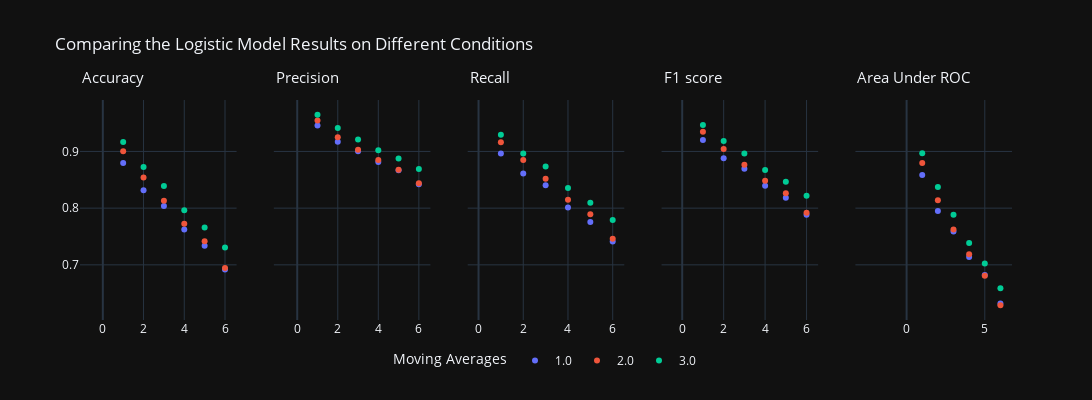
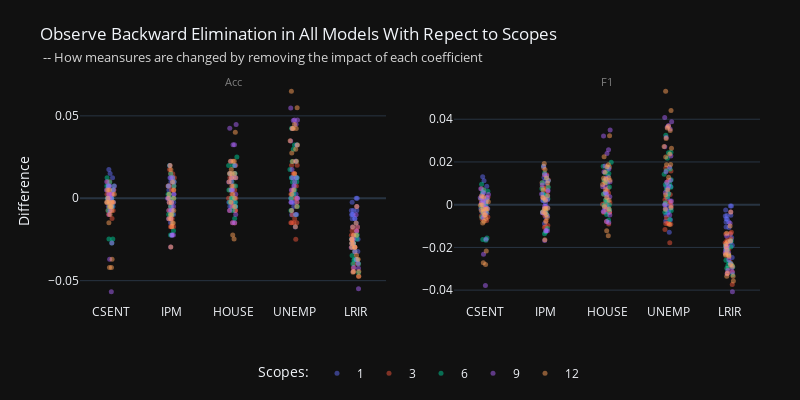
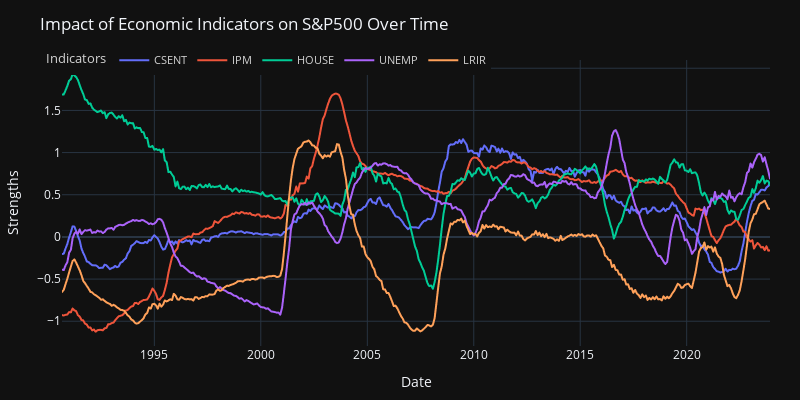

Write notebook code for charts like these, in order.
### Markdown cell above
### Logistic Regression

### Code cell
# comparing model performance & backward elimination test
fig2_1, fig2_2, fig2_3 = PA.model_learning(model='LogR', scopes=[1,3,6,9,12], alpha_=0.1)

horizon_plots(fig2_1, 'Logistic Model', shared_yaxes=True).show()
fig2_2.show()
fig2_3.show()

### Figure 1 — Plotly figure (JSON) as saved in the notebook; plotly's stock layout.template omitted (floating-point values rounded to 4 significant figures)
{"data": [{"hovertemplate": "MA=1.0<br>FP=%{x}<br>ACC=%{y}<extra></extra>", "legendgroup": "1.0", "marker": {"color": "#636efa", "symbol": "circle"}, "mode": "markers", "name": "1.0", "orientation": "v", "showlegend": true, "type": "scatter", "x": [1, 2, 3, 4, 5, 6], "xaxis": "x", "y": [0.8795, 0.8317, 0.804, 0.7622, 0.7337, 0.692], "yaxis": "y"}, {"hovertemplate": "MA=2.0<br>FP=%{x}<br>ACC=%{y}<extra></extra>", "legendgroup": "2.0", "marker": {"color": "#EF553B", "symbol": "circle"}, "mode": "markers", "name": "2.0", "orientation": "v", "showlegend": true, "type": "scatter", "x": [1, 2, 3, 4, 5, 6], "xaxis": "x", "y": [0.9002, 0.854, 0.8129, 0.7726, 0.7416, 0.6945], "yaxis": "y"}, {"hovertemplate": "MA=3.0<br>FP=%{x}<br>ACC=%{y}<extra></extra>", "legendgroup": "3.0", "marker": {"color": "#00cc96", "symbol": "circle"}, "mode": "markers", "name": "3.0", "orientation": "v", "showlegend": true, "type": "scatter", "x": [1, 2, 3, 4, 5, 6], "xaxis": "x", "y": [0.9165, 0.8728, 0.8392, 0.7965, 0.7661, 0.7305], "yaxis": "y"}, {"hovertemplate": "MA=1.0<br>FP=%{x}<br>PRE=%{y}<extra></extra>", "legendgroup": "1.0", "marker": {"color": "#636efa", "symbol": "circle"}, "mode": "markers", "name": "1.0", "orientation": "v", "showlegend": false, "type": "scatter", "x": [1, 2, 3, 4, 5, 6], "xaxis": "x2", "y": [0.9457, 0.9172, 0.9005, 0.8813, 0.8667, 0.8422], "yaxis": "y2"}, {"hovertemplate": "MA=2.0<br>FP=%{x}<br>PRE=%{y}<extra></extra>", "legendgroup": "2.0", "marker": {"color": "#EF553B", "symbol": "circle"}, "mode": "markers", "name": "2.0", "orientation": "v", "showlegend": false, "type": "scatter", "x": [1, 2, 3, 4, 5, 6], "xaxis": "x2", "y": [0.9546, 0.9251, 0.9029, 0.8849, 0.8676, 0.8438], "yaxis": "y2"}, {"hovertemplate": "MA=3.0<br>FP=%{x}<br>PRE=%{y}<extra></extra>", "legendgroup": "3.0", "marker": {"color": "#00cc96", "symbol": "circle"}, "mode": "markers", "name": "3.0", "orientation": "v", "showlegend": false, "type": "scatter", "x": [1, 2, 3, 4, 5, 6], "xaxis": "x2", "y": [0.9647, 0.9413, 0.9212, 0.9022, 0.8874, 0.869], "yaxis": "y2"}, {"hovertemplate": "MA=1.0<br>FP=%{x}<br>REC=%{y}<extra></extra>", "legendgroup": "1.0", "marker": {"color": "#636efa", "symbol": "circle"}, "mode": "markers", "name": "1.0", "orientation": "v", "showlegend": false, "type": "scatter", "x": [1, 2, 3, 4, 5, 6], "xaxis": "x3", "y": [0.8965, 0.8611, 0.8403, 0.8013, 0.7756, 0.7413], "yaxis": "y3"}, {"hovertemplate": "MA=2.0<br>FP=%{x}<br>REC=%{y}<extra></extra>", "legendgroup": "2.0", "marker": {"color": "#EF553B", "symbol": "circle"}, "mode": "markers", "name": "2.0", "orientation": "v", "showlegend": false, "type": "scatter", "x": [1, 2, 3, 4, 5, 6], "xaxis": "x3", "y": [0.9161, 0.8848, 0.8521, 0.8146, 0.7891, 0.7462], "yaxis": "y3"}, {"hovertemplate": "MA=3.0<br>FP=%{x}<br>REC=%{y}<extra></extra>", "legendgroup": "3.0", "marker": {"color": "#00cc96", "symbol": "circle"}, "mode": "markers", "name": "3.0", "orientation": "v", "showlegend": false, "type": "scatter", "x": [1, 2, 3, 4, 5, 6], "xaxis": "x3", "y": [0.9296, 0.8966, 0.8733, 0.8355, 0.8094, 0.7793], "yaxis": "y3"}, {"hovertemplate": "MA=1.0<br>FP=%{x}<br>F1=%{y}<extra></extra>", "legendgroup": "1.0", "marker": {"color": "#636efa", "symbol": "circle"}, "mode": "markers", "name": "1.0", "orientation": "v", "showlegend": false, "type": "scatter", "x": [1, 2, 3, 4, 5, 6], "xaxis": "x4", "y": [0.9203, 0.8882, 0.8693, 0.8393, 0.8185, 0.7884], "yaxis": "y4"}, {"hovertemplate": "MA=2.0<br>FP=%{x}<br>F1=%{y}<extra></extra>", "legendgroup": "2.0", "marker": {"color": "#EF553B", "symbol": "circle"}, "mode": "markers", "name": "2.0", "orientation": "v", "showlegend": false, "type": "scatter", "x": [1, 2, 3, 4, 5, 6], "xaxis": "x4", "y": [0.9349, 0.9045, 0.8767, 0.8482, 0.8265, 0.7919], "yaxis": "y4"}, {"hovertemplate": "MA=3.0<br>FP=%{x}<br>F1=%{y}<extra></extra>", "legendgroup": "3.0", "marker": {"color": "#00cc96", "symbol": "circle"}, "mode": "markers", "name": "3.0", "orientation": "v", "showlegend": false, "type": "scatter", "x": [1, 2, 3, 4, 5, 6], "xaxis": "x4", "y": [0.9468, 0.9184, 0.8966, 0.8675, 0.8465, 0.8217], "yaxis": "y4"}, {"hovertemplate": "MA=1.0<br>FP=%{x}<br>AUC=%{y}<extra></extra>", "legendgroup": "1.0", "marker": {"color": "#636efa", "symbol": "circle"}, "mode": "markers", "name": "1.0", "orientation": "v", "showlegend": false, "type": "scatter", "x": [1, 2, 3, 4, 5, 6], "xaxis": "x5", "y": [0.8583, 0.795, 0.759, 0.714, 0.6822, 0.6318], "yaxis": "y5"}, {"hovertemplate": "MA=2.0<br>FP=%{x}<br>AUC=%{y}<extra></extra>", "legendgroup": "2.0", "marker": {"color": "#EF553B", "symbol": "circle"}, "mode": "markers", "name": "2.0", "orientation": "v", "showlegend": false, "type": "scatter", "x": [1, 2, 3, 4, 5, 6], "xaxis": "x5", "y": [0.8796, 0.814, 0.7624, 0.7187, 0.6809, 0.6288], "yaxis": "y5"}, {"hovertemplate": "MA=3.0<br>FP=%{x}<br>AUC=%{y}<extra></extra>", "legendgroup": "3.0", "marker": {"color": "#00cc96", "symbol": "circle"}, "mode": "markers", "name": "3.0", "orientation": "v", "showlegend": false, "type": "scatter", "x": [1, 2, 3, 4, 5, 6], "xaxis": "x5", "y": [0.8969, 0.8372, 0.7885, 0.7387, 0.7022, 0.6588], "yaxis": "y5"}], "layout": {"annotations": [{"font": {"size": 15}, "showarrow": false, "text": "Accuracy", "x": 0.5, "xanchor": "center", "xref": "x", "y": 1.05, "yanchor": "bottom", "yref": "paper"}, {"font": {"size": 15}, "showarrow": false, "text": "Precision", "x": 0.5, "xanchor": "center", "xref": "x2", "y": 1.05, "yanchor": "bottom", "yref": "paper"}, {"font": {"size": 15}, "showarrow": false, "text": "Recall", "x": 0.5, "xanchor": "center", "xref": "x3", "y": 1.05, "yanchor": "bottom", "yref": "paper"}, {"font": {"size": 15}, "showarrow": false, "text": "F1 score", "x": 0.5, "xanchor": "center", "xref": "x4", "y": 1.05, "yanchor": "bottom", "yref": "paper"}, {"font": {"size": 15}, "showarrow": false, "text": "Area Under ROC", "x": 0.5, "xanchor": "center", "xref": "x5", "y": 1.05, "yanchor": "bottom", "yref": "paper"}], "height": 400, "legend": {"orientation": "h", "title": {"text": "Moving Averages"}, "x": 0.5, "xanchor": "center", "y": -0.25, "yanchor": "bottom"}, "title": {"text": "Comparing the Logistic Model Results on Different Conditions"}, "width": 1550, "xaxis": {"anchor": "y", "domain": [0, 0.168]}, "xaxis2": {"anchor": "y2", "domain": [0.208, 0.376]}, "xaxis3": {"anchor": "y3", "domain": [0.416, 0.584]}, "xaxis4": {"anchor": "y4", "domain": [0.624, 0.792]}, "xaxis5": {"anchor": "y5", "domain": [0.832, 1]}, "yaxis": {"anchor": "x", "domain": [0, 1]}, "yaxis2": {"anchor": "x2", "domain": [0, 1], "matches": "y", "showticklabels": false}, "yaxis3": {"anchor": "x3", "domain": [0, 1], "matches": "y", "showticklabels": false}, "yaxis4": {"anchor": "x4", "domain": [0, 1], "matches": "y", "showticklabels": false}, "yaxis5": {"anchor": "x5", "domain": [0, 1], "matches": "y", "showticklabels": false}}}

### Figure 2 — Plotly figure (JSON) as saved in the notebook; plotly's stock layout.template omitted (floating-point values rounded to 4 significant figures)
{"data": [{"alignmentgroup": "True", "boxpoints": "all", "fillcolor": "rgba(255,255,255,0)", "hoveron": "points", "hovertemplate": "sc=1<br>theta=%{x}<br>diff=%{y}<extra></extra>", "legendgroup": "1", "line": {"color": "rgba(255,255,255,0)"}, "marker": {"color": "#636efa", "opacity": 0.5, "size": 5}, "name": "1", "offsetgroup": "1", "orientation": "v", "pointpos": 0, "showlegend": true, "type": "box", "x": ["CSENT", "IPM", "HOUSE", "UNEMP", "LRIR", "CSENT", "IPM", "HOUSE", "UNEMP", "LRIR", "CSENT", "IPM", "HOUSE", "UNEMP", "LRIR", "CSENT", "IPM", "HOUSE", "UNEMP", "LRIR", "CSENT", "IPM", "HOUSE", "UNEMP", "LRIR", "CSENT", "IPM", "HOUSE", "UNEMP", "LRIR", "CSENT", "IPM", "HOUSE", "UNEMP", "LRIR", "CSENT", "IPM", "HOUSE", "UNEMP", "LRIR", "CSENT", "IPM", "HOUSE", "UNEMP", "LRIR", "CSENT", "IPM", "HOUSE", "UNEMP", "LRIR", "CSENT", "IPM", "HOUSE", "UNEMP", "LRIR", "CSENT", "IPM", "HOUSE", "UNEMP", "LRIR", "CSENT", "IPM", "HOUSE", "UNEMP", "LRIR", "CSENT", "IPM", "HOUSE", "UNEMP", "LRIR", "CSENT", "IPM", "HOUSE", "UNEMP", "LRIR", "CSENT", "IPM", "HOUSE", "UNEMP", "LRIR", "CSENT", "IPM", "HOUSE", "UNEMP", "LRIR", "CSENT", "IPM", "HOUSE", "UNEMP", "LRIR"], "x0": " ", "xaxis": "x", "y": [0.004938, -0.007407, -0.004938, -0.002469, -0.007407, 0, -0.007426, -0.00495, -0.009901, -0.007426, -0.004963, -0.004963, -0.002481, 0.004963, 0, 0.007463, 0, 0.007463, -0.002488, -0.03234, 0, 0, -0.004988, 0.01247, -0.01247, 0.015, 0.0125, 0.0125, 0.0025, -0.0175, 0.002469, -0.004938, -0.004938, 0, -0.009877, -0.002475, -0.009901, -0.00495, -0.002475, -0.009901, -0.002481, -0.009926, -0.004963, 0.007444, 0, 0.01244, 0.007463, 0, -0.01741, -0.02488, -0.002494, 0.002494, -0.007481, -0.002494, -0.01247, 0.0175, 0.01, 0.015, 0.0125, -0.015, -0.002469, -0.002469, -0.002469, -0.007407, -0.01235, 0.002475, -0.01485, -0.002475, 0, -0.007426, 0, -0.007444, 0, 0.002481, -0.002481, 0.002488, 0.004975, 0.004975, -0.004975, -0.00995, -0.004988, -0.002494, -0.002494, -0.009975, -0.02244, 0.0075, 0.01, 0.0125, 0, -0.0275], "y0": " ", "yaxis": "y"}, {"alignmentgroup": "True", "boxpoints": "all", "fillcolor": "rgba(255,255,255,0)", "hoveron": "points", "hovertemplate": "sc=1<br>theta=%{x}<br>diff=%{y}<extra></extra>", "legendgroup": "1", "line": {"color": "rgba(255,255,255,0)"}, "marker": {"color": "#636efa", "opacity": 0.5, "size": 5}, "name": "1", "offsetgroup": "1", "orientation": "v", "pointpos": 0, "showlegend": false, "type": "box", "x": ["CSENT", "IPM", "HOUSE", "UNEMP", "LRIR", "CSENT", "IPM", "HOUSE", "UNEMP", "LRIR", "CSENT", "IPM", "HOUSE", "UNEMP", "LRIR", "CSENT", "IPM", "HOUSE", "UNEMP", "LRIR", "CSENT", "IPM", "HOUSE", "UNEMP", "LRIR", "CSENT", "IPM", "HOUSE", "UNEMP", "LRIR", "CSENT", "IPM", "HOUSE", "UNEMP", "LRIR", "CSENT", "IPM", "HOUSE", "UNEMP", "LRIR", "CSENT", "IPM", "HOUSE", "UNEMP", "LRIR", "CSENT", "IPM", "HOUSE", "UNEMP", "LRIR", "CSENT", "IPM", "HOUSE", "UNEMP", "LRIR", "CSENT", "IPM", "HOUSE", "UNEMP", "LRIR", "CSENT", "IPM", "HOUSE", "UNEMP", "LRIR", "CSENT", "IPM", "HOUSE", "UNEMP", "LRIR", "CSENT", "IPM", "HOUSE", "UNEMP", "LRIR", "CSENT", "IPM", "HOUSE", "UNEMP", "LRIR", "CSENT", "IPM", "HOUSE", "UNEMP", "LRIR", "CSENT", "IPM", "HOUSE", "UNEMP", "LRIR"], "x0": " ", "xaxis": "x2", "y": [0.003358, -0.004708, -0.00338, -0.001687, -0.005078, 0, -0.004122, -0.003231, -0.007061, -0.005287, -0.003597, -0.001895, -0.001457, 0.002928, -0.0006706, 0.005558, 0.002109, 0.006772, -0.003185, -0.02473, -0.0004794, 0.001886, -0.001404, 0.008558, -0.01064, 0.01124, 0.0127, 0.01044, 0.0001424, -0.01544, 0.001645, -0.003044, -0.003306, 0, -0.006633, -0.001708, -0.005715, -0.002981, -0.001708, -0.006864, -0.001767, -0.005205, -0.002619, 0.005267, -0.0005989, 0.008681, 0.006849, 0.001859, -0.01289, -0.01895, -0.001883, 0.004073, -0.003333, -0.002345, -0.01046, 0.01309, 0.01112, 0.01332, 0.008655, -0.01386, -0.001608, -0.001387, -0.001608, -0.00484, -0.008092, 0.001653, -0.008764, -0.001472, 0.0001807, -0.00499, 0, -0.003543, 0.0002538, 0.001704, -0.002498, 0.001433, 0.004995, 0.004398, -0.003841, -0.00808, -0.004004, 0.0008331, -0.0002821, -0.007651, -0.01732, 0.004665, 0.01005, 0.011, -0.0004752, -0.0226], "y0": " ", "yaxis": "y2"}, {"alignmentgroup": "True", "boxpoints": "all", "fillcolor": "rgba(255,255,255,0)", "hoveron": "points", "hovertemplate": "sc=3<br>theta=%{x}<br>diff=%{y}<extra></extra>", "legendgroup": "3", "line": {"color": "rgba(255,255,255,0)"}, "marker": {"color": "#EF553B", "opacity": 0.5, "size": 5}, "name": "3", "offsetgroup": "3", "orientation": "v", "pointpos": 0, "showlegend": true, "type": "box", "x": ["CSENT", "IPM", "HOUSE", "UNEMP", "LRIR", "CSENT", "IPM", "HOUSE", "UNEMP", "LRIR", "CSENT", "IPM", "HOUSE", "UNEMP", "LRIR", "CSENT", "IPM", "HOUSE", "UNEMP", "LRIR", "CSENT", "IPM", "HOUSE", "UNEMP", "LRIR", "CSENT", "IPM", "HOUSE", "UNEMP", "LRIR", "CSENT", "IPM", "HOUSE", "UNEMP", "LRIR", "CSENT", "IPM", "HOUSE", "UNEMP", "LRIR", "CSENT", "IPM", "HOUSE", "UNEMP", "LRIR", "CSENT", "IPM", "HOUSE", "UNEMP", "LRIR", "CSENT", "IPM", "HOUSE", "UNEMP", "LRIR", "CSENT", "IPM", "HOUSE", "UNEMP", "LRIR", "CSENT", "IPM", "HOUSE", "UNEMP", "LRIR", "CSENT", "IPM", "HOUSE", "UNEMP", "LRIR", "CSENT", "IPM", "HOUSE", "UNEMP", "LRIR", "CSENT", "IPM", "HOUSE", "UNEMP", "LRIR", "CSENT", "IPM", "HOUSE", "UNEMP", "LRIR", "CSENT", "IPM", "HOUSE", "UNEMP", "LRIR"], "x0": " ", "xaxis": "x", "y": [0.002469, -0.01235, 0.002469, 0.004938, -0.01975, 0.002475, -0.01733, 0.007426, -0.01485, -0.02723, -0.002481, 0.01241, -0.01489, -0.02481, -0.0397, 0.00995, 0.01493, -0.004975, -0.01493, -0.0199, 0, 0.007481, -0.007481, -0.01247, -0.04738, 0.005, 0.0175, 0.005, 0.0075, -0.0225, -0.007407, -0.004938, 0, 0.002469, -0.01975, -0.007426, -0.01733, -0.002475, -0.01485, -0.03713, 0.002481, 0.004963, -0.007444, -0.01489, -0.03226, 0, 0.004975, -0.007463, 0, -0.04229, -0.007481, -0.01247, -0.01496, -0.009975, -0.0399, 0.01, 0.0075, 0.005, 0.02, -0.0175, -0.01235, -0.007407, 0, 0, -0.02963, -0.009901, -0.01733, 0, 0, -0.02228, -0.002481, -0.007444, 0.007444, -0.002481, -0.02978, -0.002488, 0.007463, 0.004975, 0.01493, -0.03731, 0.004988, 0.007481, 0.01247, 0.01496, -0.02743, 0.0025, 0.015, 0.02, 0.02, -0.025], "y0": " ", "yaxis": "y"}, {"alignmentgroup": "True", "boxpoints": "all", "fillcolor": "rgba(255,255,255,0)", "hoveron": "points", "hovertemplate": "sc=3<br>theta=%{x}<br>diff=%{y}<extra></extra>", "legendgroup": "3", "line": {"color": "rgba(255,255,255,0)"}, "marker": {"color": "#EF553B", "opacity": 0.5, "size": 5}, "name": "3", "offsetgroup": "3", "orientation": "v", "pointpos": 0, "showlegend": false, "type": "box", "x": ["CSENT", "IPM", "HOUSE", "UNEMP", "LRIR", "CSENT", "IPM", "HOUSE", "UNEMP", "LRIR", "CSENT", "IPM", "HOUSE", "UNEMP", "LRIR", "CSENT", "IPM", "HOUSE", "UNEMP", "LRIR", "CSENT", "IPM", "HOUSE", "UNEMP", "LRIR", "CSENT", "IPM", "HOUSE", "UNEMP", "LRIR", "CSENT", "IPM", "HOUSE", "UNEMP", "LRIR", "CSENT", "IPM", "HOUSE", "UNEMP", "LRIR", "CSENT", "IPM", "HOUSE", "UNEMP", "LRIR", "CSENT", "IPM", "HOUSE", "UNEMP", "LRIR", "CSENT", "IPM", "HOUSE", "UNEMP", "LRIR", "CSENT", "IPM", "HOUSE", "UNEMP", "LRIR", "CSENT", "IPM", "HOUSE", "UNEMP", "LRIR", "CSENT", "IPM", "HOUSE", "UNEMP", "LRIR", "CSENT", "IPM", "HOUSE", "UNEMP", "LRIR", "CSENT", "IPM", "HOUSE", "UNEMP", "LRIR", "CSENT", "IPM", "HOUSE", "UNEMP", "LRIR", "CSENT", "IPM", "HOUSE", "UNEMP", "LRIR"], "x0": " ", "xaxis": "x2", "y": [0.002538, -0.007488, 0.002284, 0.003537, -0.01344, 0.001822, -0.01062, 0.006412, -0.009168, -0.02045, -0.003019, 0.01151, -0.009079, -0.01782, -0.02976, 0.0067, 0.01402, -0.002358, -0.01163, -0.01666, 0.0005612, 0.008032, -0.003646, -0.008771, -0.03738, 0.003425, 0.01727, 0.00541, 0.004805, -0.01801, -0.004548, -0.002209, 0.0007909, 0.002298, -0.01372, -0.005291, -0.01032, -0.0004312, -0.008863, -0.02698, 0.001134, 0.006101, -0.003678, -0.008697, -0.02432, -0.000436, 0.007416, -0.003415, 0.001291, -0.03225, -0.00576, -0.005008, -0.007907, -0.006142, -0.0314, 0.007425, 0.01031, 0.007752, 0.01714, -0.01294, -0.00743, -0.00379, 0.0001587, 0.0006289, -0.01981, -0.00657, -0.009695, 0.0008703, 0.001084, -0.016, -0.002303, -0.002622, 0.005936, -0.0006099, -0.02222, -0.002884, 0.007637, 0.004916, 0.01126, -0.02797, 0.003268, 0.008479, 0.01085, 0.01063, -0.02081, 0.001384, 0.01395, 0.01765, 0.01573, -0.01777], "y0": " ", "yaxis": "y2"}, {"alignmentgroup": "True", "boxpoints": "all", "fillcolor": "rgba(255,255,255,0)", "hoveron": "points", "hovertemplate": "sc=6<br>theta=%{x}<br>diff=%{y}<extra></extra>", "legendgroup": "6", "line": {"color": "rgba(255,255,255,0)"}, "marker": {"color": "#00cc96", "opacity": 0.5, "size": 5}, "name": "6", "offsetgroup": "6", "orientation": "v", "pointpos": 0, "showlegend": true, "type": "box", "x": ["CSENT", "IPM", "HOUSE", "UNEMP", "LRIR", "CSENT", "IPM", "HOUSE", "UNEMP", "LRIR", "CSENT", "IPM", "HOUSE", "UNEMP", "LRIR", "CSENT", "IPM", "HOUSE", "UNEMP", "LRIR", "CSENT", "IPM", "HOUSE", "UNEMP", "LRIR", "CSENT", "IPM", "HOUSE", "UNEMP", "LRIR", "CSENT", "IPM", "HOUSE", "UNEMP", "LRIR", "CSENT", "IPM", "HOUSE", "UNEMP", "LRIR", "CSENT", "IPM", "HOUSE", "UNEMP", "LRIR", "CSENT", "IPM", "HOUSE", "UNEMP", "LRIR", "CSENT", "IPM", "HOUSE", "UNEMP", "LRIR", "CSENT", "IPM", "HOUSE", "UNEMP", "LRIR", "CSENT", "IPM", "HOUSE", "UNEMP", "LRIR", "CSENT", "IPM", "HOUSE", "UNEMP", "LRIR", "CSENT", "IPM", "HOUSE", "UNEMP", "LRIR", "CSENT", "IPM", "HOUSE", "UNEMP", "LRIR", "CSENT", "IPM", "HOUSE", "UNEMP", "LRIR", "CSENT", "IPM", "HOUSE", "UNEMP", "LRIR"], "x0": " ", "xaxis": "x", "y": [-0.02469, -0.02222, -0.004938, -0.004938, -0.0321, 0.009901, -0.009901, 0.00495, 0.002475, -0.02475, -0.002481, 0.01985, 0.004963, 0.009926, -0.03474, 0.007463, 0, 0, 0.01244, -0.02736, 0.01247, -0.007481, 0.01995, 0.009975, -0.03741, 0.0075, 0.01, 0.015, -0.01, -0.045, -0.02469, -0.02222, -0.01235, -0.007407, -0.02963, -0.007426, -0.009901, -0.002475, 0.00495, -0.02475, 0.007444, 0.01241, 0.01489, 0.02978, -0.02233, 0.004975, -0.004975, 0.007463, 0.03234, -0.0398, -0.004988, 0, 0.01995, 0.01247, -0.02743, 0, 0.0075, 0.015, 0.0175, -0.0275, -0.02716, -0.01975, -0.007407, 0, -0.03704, -0.00495, -0.009901, 0, 0.01238, -0.02228, -0.004963, 0.002481, -0.002481, 0.02233, -0.03722, 0, 0.01493, 0.0199, 0.02239, -0.0398, 0, 0.002494, 0.009975, 0.03242, -0.03741, -0.005, 0.0075, 0.025, 0.0425, -0.0275], "y0": " ", "yaxis": "y"}, {"alignmentgroup": "True", "boxpoints": "all", "fillcolor": "rgba(255,255,255,0)", "hoveron": "points", "hovertemplate": "sc=6<br>theta=%{x}<br>diff=%{y}<extra></extra>", "legendgroup": "6", "line": {"color": "rgba(255,255,255,0)"}, "marker": {"color": "#00cc96", "opacity": 0.5, "size": 5}, "name": "6", "offsetgroup": "6", "orientation": "v", "pointpos": 0, "showlegend": false, "type": "box", "x": ["CSENT", "IPM", "HOUSE", "UNEMP", "LRIR", "CSENT", "IPM", "HOUSE", "UNEMP", "LRIR", "CSENT", "IPM", "HOUSE", "UNEMP", "LRIR", "CSENT", "IPM", "HOUSE", "UNEMP", "LRIR", "CSENT", "IPM", "HOUSE", "UNEMP", "LRIR", "CSENT", "IPM", "HOUSE", "UNEMP", "LRIR", "CSENT", "IPM", "HOUSE", "UNEMP", "LRIR", "CSENT", "IPM", "HOUSE", "UNEMP", "LRIR", "CSENT", "IPM", "HOUSE", "UNEMP", "LRIR", "CSENT", "IPM", "HOUSE", "UNEMP", "LRIR", "CSENT", "IPM", "HOUSE", "UNEMP", "LRIR", "CSENT", "IPM", "HOUSE", "UNEMP", "LRIR", "CSENT", "IPM", "HOUSE", "UNEMP", "LRIR", "CSENT", "IPM", "HOUSE", "UNEMP", "LRIR", "CSENT", "IPM", "HOUSE", "UNEMP", "LRIR", "CSENT", "IPM", "HOUSE", "UNEMP", "LRIR", "CSENT", "IPM", "HOUSE", "UNEMP", "LRIR", "CSENT", "IPM", "HOUSE", "UNEMP", "LRIR"], "x0": " ", "xaxis": "x2", "y": [-0.01634, -0.01358, -0.002411, -0.002695, -0.02355, 0.006983, -0.003461, 0.005504, 0.003699, -0.0197, -0.003272, 0.01798, 0.005055, 0.007081, -0.02706, 0.005902, 0.002749, 0.002207, 0.009804, -0.02088, 0.009569, -0.002041, 0.01749, 0.008186, -0.02851, 0.006285, 0.01122, 0.01461, -0.006908, -0.03283, -0.01554, -0.01279, -0.007198, -0.003566, -0.02158, -0.005712, -0.004107, -0.0001548, 0.005086, -0.01928, 0.00305, 0.01258, 0.01136, 0.02175, -0.01737, 0.002304, 0.002326, 0.008216, 0.02453, -0.02977, -0.003373, 0.004239, 0.01797, 0.01163, -0.02097, 0.0007149, 0.01022, 0.01487, 0.01425, -0.02068, -0.01668, -0.01114, -0.004607, 0.0007957, -0.02603, -0.003447, -0.003564, 0.001568, 0.009459, -0.01698, -0.002869, 0.005051, -0.0001711, 0.01584, -0.0274, -0.0008835, 0.01483, 0.0161, 0.01675, -0.02922, 0.0005248, 0.007421, 0.01052, 0.02432, -0.02812, -0.00394, 0.008184, 0.01985, 0.03247, -0.02062], "y0": " ", "yaxis": "y2"}, {"alignmentgroup": "True", "boxpoints": "all", "fillcolor": "rgba(255,255,255,0)", "hoveron": "points", "hovertemplate": "sc=9<br>theta=%{x}<br>diff=%{y}<extra></extra>", "legendgroup": "9", "line": {"color": "rgba(255,255,255,0)"}, "marker": {"color": "#ab63fa", "opacity": 0.5, "size": 5}, "name": "9", "offsetgroup": "9", "orientation": "v", "pointpos": 0, "showlegend": true, "type": "box", "x": ["CSENT", "IPM", "HOUSE", "UNEMP", "LRIR", "CSENT", "IPM", "HOUSE", "UNEMP", "LRIR", "CSENT", "IPM", "HOUSE", "UNEMP", "LRIR", "CSENT", "IPM", "HOUSE", "UNEMP", "LRIR", "CSENT", "IPM", "HOUSE", "UNEMP", "LRIR", "CSENT", "IPM", "HOUSE", "UNEMP", "LRIR", "CSENT", "IPM", "HOUSE", "UNEMP", "LRIR", "CSENT", "IPM", "HOUSE", "UNEMP", "LRIR", "CSENT", "IPM", "HOUSE", "UNEMP", "LRIR", "CSENT", "IPM", "HOUSE", "UNEMP", "LRIR", "CSENT", "IPM", "HOUSE", "UNEMP", "LRIR", "CSENT", "IPM", "HOUSE", "UNEMP", "LRIR", "CSENT", "IPM", "HOUSE", "UNEMP", "LRIR", "CSENT", "IPM", "HOUSE", "UNEMP", "LRIR", "CSENT", "IPM", "HOUSE", "UNEMP", "LRIR", "CSENT", "IPM", "HOUSE", "UNEMP", "LRIR", "CSENT", "IPM", "HOUSE", "UNEMP", "LRIR", "CSENT", "IPM", "HOUSE", "UNEMP", "LRIR"], "x0": " ", "xaxis": "x", "y": [-0.05679, -0.02222, -0.009877, -0.009877, -0.03951, 0.007426, -0.002475, 0.009901, 0.01238, -0.02723, -0.004963, 0.01241, 0.01241, 0.007444, -0.03722, 0.002488, 0.007463, 0.00995, 0.02239, -0.01741, 0.004988, -0.02244, 0.01995, 0.01746, -0.05486, 0.0075, -0.0075, 0.015, 0.005, -0.0425, -0.03704, -0.02963, -0.01481, 0, -0.04198, -0.007426, -0.01238, -0.007426, 0.009901, -0.0297, 0, 0.01241, 0.004963, 0.03474, -0.0273, 0, 0.002488, 0.01244, 0.04726, -0.02488, 0.009975, -0.002494, 0.03242, 0.04489, -0.02993, 0, -0.0075, 0.0425, 0.0475, -0.005, -0.02716, -0.02222, -0.01481, -0.002469, -0.04444, -0.009901, -0.01238, 0.002475, 0.01238, -0.02475, 0.002481, 0.009926, 0.004963, 0.03226, -0.01985, 0.007463, 0.0199, 0.04478, 0.05473, -0.00995, 0.004988, 0, 0.02244, 0.04239, -0.03242, -0.0025, -0.005, 0.0325, 0.0475, -0.025], "y0": " ", "yaxis": "y"}, {"alignmentgroup": "True", "boxpoints": "all", "fillcolor": "rgba(255,255,255,0)", "hoveron": "points", "hovertemplate": "sc=9<br>theta=%{x}<br>diff=%{y}<extra></extra>", "legendgroup": "9", "line": {"color": "rgba(255,255,255,0)"}, "marker": {"color": "#ab63fa", "opacity": 0.5, "size": 5}, "name": "9", "offsetgroup": "9", "orientation": "v", "pointpos": 0, "showlegend": false, "type": "box", "x": ["CSENT", "IPM", "HOUSE", "UNEMP", "LRIR", "CSENT", "IPM", "HOUSE", "UNEMP", "LRIR", "CSENT", "IPM", "HOUSE", "UNEMP", "LRIR", "CSENT", "IPM", "HOUSE", "UNEMP", "LRIR", "CSENT", "IPM", "HOUSE", "UNEMP", "LRIR", "CSENT", "IPM", "HOUSE", "UNEMP", "LRIR", "CSENT", "IPM", "HOUSE", "UNEMP", "LRIR", "CSENT", "IPM", "HOUSE", "UNEMP", "LRIR", "CSENT", "IPM", "HOUSE", "UNEMP", "LRIR", "CSENT", "IPM", "HOUSE", "UNEMP", "LRIR", "CSENT", "IPM", "HOUSE", "UNEMP", "LRIR", "CSENT", "IPM", "HOUSE", "UNEMP", "LRIR", "CSENT", "IPM", "HOUSE", "UNEMP", "LRIR", "CSENT", "IPM", "HOUSE", "UNEMP", "LRIR", "CSENT", "IPM", "HOUSE", "UNEMP", "LRIR", "CSENT", "IPM", "HOUSE", "UNEMP", "LRIR", "CSENT", "IPM", "HOUSE", "UNEMP", "LRIR", "CSENT", "IPM", "HOUSE", "UNEMP", "LRIR"], "x0": " ", "xaxis": "x2", "y": [-0.03784, -0.01238, -0.004813, -0.004813, -0.02952, 0.004762, 0.002561, 0.00852, 0.01143, -0.0213, -0.003824, 0.01415, 0.01076, 0.00749, -0.02756, 0.001391, 0.009239, 0.008418, 0.01754, -0.01466, 0.003413, -0.01213, 0.01674, 0.01537, -0.0408, 0.00557, -0.000893, 0.01545, 0.005735, -0.03163, -0.02318, -0.01674, -0.007819, 0.00169, -0.03085, -0.005075, -0.003851, -0.003216, 0.008838, -0.02258, -0.00141, 0.01349, 0.005525, 0.02716, -0.02049, 0, 0.006461, 0.01243, 0.03703, -0.01929, 0.007397, 0.003306, 0.02576, 0.03537, -0.02249, 0.0007885, 0.002287, 0.03492, 0.04078, -0.003436, -0.01622, -0.01218, -0.008337, -8.263e-05, -0.0323, -0.006074, -0.003826, 0.003728, 0.01048, -0.01882, 0.001789, 0.01127, 0.005039, 0.02282, -0.01719, 0.003118, 0.01801, 0.03213, 0.03886, -0.008669, 0.003289, 0.005013, 0.01814, 0.03148, -0.02566, -0.003278, -0.0007388, 0.02401, 0.03634, -0.02006], "y0": " ", "yaxis": "y2"}, {"alignmentgroup": "True", "boxpoints": "all", "fillcolor": "rgba(255,255,255,0)", "hoveron": "points", "hovertemplate": "sc=12<br>theta=%{x}<br>diff=%{y}<extra></extra>", "legendgroup": "12", "line": {"color": "rgba(255,255,255,0)"}, "marker": {"color": "#FFA15A", "opacity": 0.5, "size": 5}, "name": "12", "offsetgroup": "12", "orientation": "v", "pointpos": 0, "showlegend": true, "type": "box", "x": ["CSENT", "IPM", "HOUSE", "UNEMP", "LRIR", "CSENT", "IPM", "HOUSE", "UNEMP", "LRIR", "CSENT", "IPM", "HOUSE", "UNEMP", "LRIR", "CSENT", "IPM", "HOUSE", "UNEMP", "LRIR", "CSENT", "IPM", "HOUSE", "UNEMP", "LRIR", "CSENT", "IPM", "HOUSE", "UNEMP", "LRIR", "CSENT", "IPM", "HOUSE", "UNEMP", "LRIR", "CSENT", "IPM", "HOUSE", "UNEMP", "LRIR", "CSENT", "IPM", "HOUSE", "UNEMP", "LRIR", "CSENT", "IPM", "HOUSE", "UNEMP", "LRIR", "CSENT", "IPM", "HOUSE", "UNEMP", "LRIR", "CSENT", "IPM", "HOUSE", "UNEMP", "LRIR", "CSENT", "IPM", "HOUSE", "UNEMP", "LRIR", "CSENT", "IPM", "HOUSE", "UNEMP", "LRIR", "CSENT", "IPM", "HOUSE", "UNEMP", "LRIR", "CSENT", "IPM", "HOUSE", "UNEMP", "LRIR", "CSENT", "IPM", "HOUSE", "UNEMP", "LRIR", "CSENT", "IPM", "HOUSE", "UNEMP", "LRIR"], "x0": " ", "xaxis": "x", "y": [-0.04198, 0, 0.002469, -0.007407, -0.03704, -0.007426, -0.007426, -0.002475, 0.00495, -0.03465, 0.002481, 0.01985, 0.01489, 0.02233, -0.0273, 0.004975, 0.002488, 0.01244, 0.04229, -0.02239, -0.002494, -0.01496, 0.009975, 0.02244, -0.04738, -0.005, -0.0025, 0.0225, 0.0275, -0.025, -0.04198, -0.02963, -0.02469, -0.004938, -0.04444, -0.009901, -0.009901, -0.00495, 0.01485, -0.0297, -0.004963, 0.009926, 0.01241, 0.03226, -0.02481, -0.002488, -0.00995, 0.01741, 0.04478, -0.02736, -0.004988, -0.01247, 0.01496, 0.04239, -0.02244, -0.0025, -0.015, 0.04, 0.065, -0.005, -0.03704, -0.01728, -0.02222, -0.01728, -0.04444, -0.01485, -0.01238, 0.007426, 0.002475, -0.0297, 0.004963, 0.01737, 0, 0.02978, -0.02978, -0.002488, 0.004975, 0.02239, 0.03483, -0.01741, -0.002494, 0, 0.01496, 0.04239, -0.04489, 0, -0.0025, 0.0225, 0.055, -0.015], "y0": " ", "yaxis": "y"}, {"alignmentgroup": "True", "boxpoints": "all", "fillcolor": "rgba(255,255,255,0)", "hoveron": "points", "hovertemplate": "sc=12<br>theta=%{x}<br>diff=%{y}<extra></extra>", "legendgroup": "12", "line": {"color": "rgba(255,255,255,0)"}, "marker": {"color": "#FFA15A", "opacity": 0.5, "size": 5}, "name": "12", "offsetgroup": "12", "orientation": "v", "pointpos": 0, "showlegend": false, "type": "box", "x": ["CSENT", "IPM", "HOUSE", "UNEMP", "LRIR", "CSENT", "IPM", "HOUSE", "UNEMP", "LRIR", "CSENT", "IPM", "HOUSE", "UNEMP", "LRIR", "CSENT", "IPM", "HOUSE", "UNEMP", "LRIR", "CSENT", "IPM", "HOUSE", "UNEMP", "LRIR", "CSENT", "IPM", "HOUSE", "UNEMP", "LRIR", "CSENT", "IPM", "HOUSE", "UNEMP", "LRIR", "CSENT", "IPM", "HOUSE", "UNEMP", "LRIR", "CSENT", "IPM", "HOUSE", "UNEMP", "LRIR", "CSENT", "IPM", "HOUSE", "UNEMP", "LRIR", "CSENT", "IPM", "HOUSE", "UNEMP", "LRIR", "CSENT", "IPM", "HOUSE", "UNEMP", "LRIR", "CSENT", "IPM", "HOUSE", "UNEMP", "LRIR", "CSENT", "IPM", "HOUSE", "UNEMP", "LRIR", "CSENT", "IPM", "HOUSE", "UNEMP", "LRIR", "CSENT", "IPM", "HOUSE", "UNEMP", "LRIR", "CSENT", "IPM", "HOUSE", "UNEMP", "LRIR", "CSENT", "IPM", "HOUSE", "UNEMP", "LRIR"], "x0": " ", "xaxis": "x2", "y": [-0.02803, 0.003061, 0.003315, -0.002163, -0.02886, -0.006465, -0.001694, -0.0009969, 0.00688, -0.02806, 0.001399, 0.01923, 0.01188, 0.01884, -0.02334, 0.004006, 0.006896, 0.01232, 0.03472, -0.01837, -0.002045, -0.005986, 0.009405, 0.01871, -0.03351, -0.00346, 0.004178, 0.02245, 0.02371, -0.0173, -0.0272, -0.01647, -0.01455, -0.001339, -0.03345, -0.00771, -0.001754, -0.002054, 0.01282, -0.02407, -0.004809, 0.01245, 0.01027, 0.02641, -0.01975, -0.00258, -0.001818, 0.01524, 0.03669, -0.02135, -0.004716, -0.004649, 0.01256, 0.03587, -0.0169, -0.002115, -0.00379, 0.03221, 0.05314, -0.003425, -0.02171, -0.007915, -0.01216, -0.009302, -0.03202, -0.00852, -0.003362, 0.007125, 0.004621, -0.02369, 0.003616, 0.01652, 0.002054, 0.02237, -0.0232, -0.0003231, 0.01013, 0.01864, 0.02722, -0.01342, -0.001932, 0.003436, 0.01146, 0.03096, -0.03577, 0, 0.002024, 0.01778, 0.0441, -0.01], "y0": " ", "yaxis": "y2"}], "layout": {"annotations": [{"font": {"color": "grey", "size": 11}, "showarrow": false, "text": "Acc", "x": 0.225, "xanchor": "center", "xref": "paper", "y": 0.95, "yanchor": "bottom", "yref": "paper"}, {"font": {"color": "grey", "size": 11}, "showarrow": false, "text": "F1", "x": 0.775, "xanchor": "center", "xref": "paper", "y": 0.95, "yanchor": "bottom", "yref": "paper"}], "height": 400, "legend": {"orientation": "h", "title": {"text": "Scopes:"}, "x": 0.5, "xanchor": "center", "y": -0.25, "yanchor": "top"}, "margin": {"b": 60, "l": 80, "r": 40, "t": 80}, "title": {"text": "Observe Backward Elimination in All Models With Repect to Scopes<br><span style=\"font-size: 12.5px; color: lightgrey;\"> -- How meansures are changed by removing the impact of each coefficient</span>"}, "width": 800, "xaxis": {"anchor": "y", "domain": [0, 0.45]}, "xaxis2": {"anchor": "y2", "domain": [0.55, 1]}, "yaxis": {"anchor": "x", "domain": [0, 1], "title": {"text": "Difference"}}, "yaxis2": {"anchor": "x2", "domain": [0, 1]}}}

### Figure 3 — Plotly figure (JSON) as saved in the notebook; plotly's stock layout.template omitted (floating-point values rounded to 4 significant figures; data arrays with more than 128 entries replaced by an {"elided": "..."} marker saying what was removed)
{"data": [{"hovertemplate": "%{y}", "legendgroup": "CSENT", "line": {"color": "#636efa", "dash": "solid"}, "marker": {"symbol": "circle"}, "mode": "lines", "name": "CSENT", "showlegend": true, "type": "scattergl", "x": {"elided": "400 str values"}, "xaxis": "x", "y": {"elided": "400 float values"}, "yaxis": "y"}, {"hovertemplate": "%{y}", "legendgroup": "IPM", "line": {"color": "#EF553B", "dash": "solid"}, "marker": {"symbol": "circle"}, "mode": "lines", "name": "IPM", "showlegend": true, "type": "scattergl", "x": {"elided": "400 str values"}, "xaxis": "x", "y": {"elided": "400 float values"}, "yaxis": "y"}, {"hovertemplate": "%{y}", "legendgroup": "HOUSE", "line": {"color": "#00cc96", "dash": "solid"}, "marker": {"symbol": "circle"}, "mode": "lines", "name": "HOUSE", "showlegend": true, "type": "scattergl", "x": {"elided": "400 str values"}, "xaxis": "x", "y": {"elided": "400 float values"}, "yaxis": "y"}, {"hovertemplate": "%{y}", "legendgroup": "UNEMP", "line": {"color": "#ab63fa", "dash": "solid"}, "marker": {"symbol": "circle"}, "mode": "lines", "name": "UNEMP", "showlegend": true, "type": "scattergl", "x": {"elided": "400 str values"}, "xaxis": "x", "y": {"elided": "400 float values"}, "yaxis": "y"}, {"hovertemplate": "%{y}", "legendgroup": "LRIR", "line": {"color": "#FFA15A", "dash": "solid"}, "marker": {"symbol": "circle"}, "mode": "lines", "name": "LRIR", "showlegend": true, "type": "scattergl", "x": {"elided": "400 str values"}, "xaxis": "x", "y": {"elided": "400 float values"}, "yaxis": "y"}], "layout": {"height": 400, "hovermode": "x unified", "legend": {"font": {"color": "lightgray", "size": 11}, "orientation": "h", "title": {"text": "Indicators"}, "tracegroupgap": 0, "x": -0.025, "xanchor": "left", "y": 1.05, "yanchor": "top"}, "margin": {"b": 50, "l": 50, "r": 30, "t": 60}, "title": {"text": "Impact of Economic Indicators on S&P500 Over Time"}, "width": 800, "xaxis": {"anchor": "y", "domain": [0, 1], "title": {"text": "Date"}}, "yaxis": {"anchor": "x", "domain": [0, 1], "title": {"text": "Strengths"}}}}
